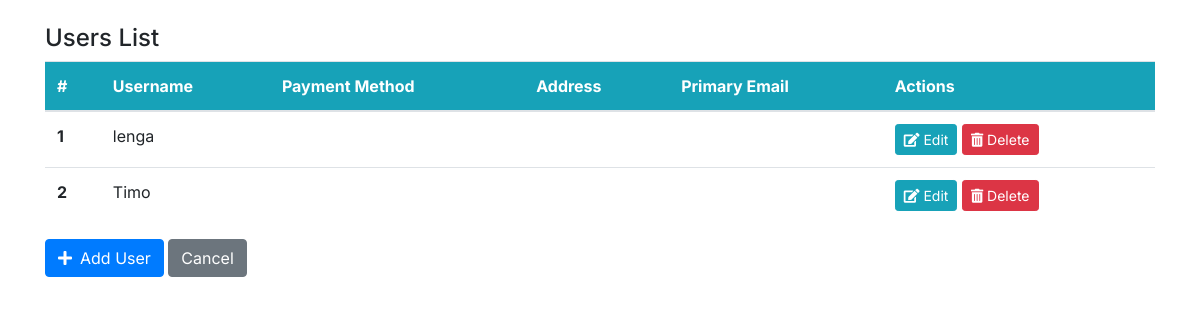
Page /users (signed in) on the earlier database version.
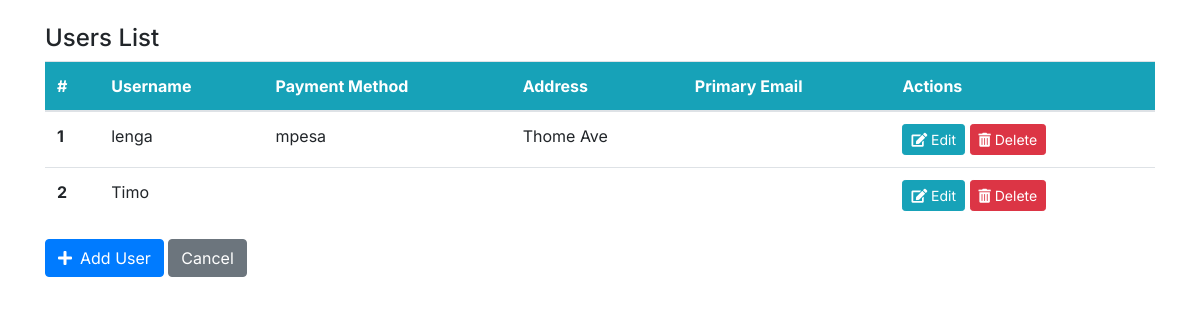
Same page on the later database version.
### main/models.py (models this page shows, shortened)
class Profile(models.Model):
    user = models.OneToOneField(User, on_delete=models.CASCADE)
    phone_number = models.IntegerField(blank=True)
    profile_img = models.ImageField(upload_to = 'profile_images/', default='blank-profile-picture.png')
    address = models.CharField(max_length=255, blank=True)
    bio = models.TextField(blank=True)
    primary_email = models.EmailField(max_length=255, blank=True)
    secondary_email = models.EmailField(max_length=255, blank=True)
    PAYMENT_METHOD_CHOICES = (
        ('mpesa', 'Mpesa'),
        ('paypal', 'PayPal'),
    )
    payment_method = models.CharField(max_length=10, choices=PAYMENT_METHOD_CHOICES, blank=True)
    GENDER_CHOICES = (
        ('male', 'Male'),
        ('female', 'Female'),
        ('other', 'Other'),
    )
    gender = models.CharField(max_length=10, choices=GENDER_CHOICES, blank=True)

### main/views.py (the view)
# urls.py: path('users', views.users, name='users'),
@login_required(login_url="/login")
def users(request):
    profiles = Profile.objects.select_related('user').all()
    context = {
        'profiles': profiles,
    }
    return render(request, 'users.html', context)

### templates/users.html (shortened to what this page needs)
{% load static %}
<!doctype html>
<html lang="en">
<head>
    <link rel="stylesheet" href="https://cdn.jsdelivr.net/npm/bootstrap@4.6.0/dist/css/bootstrap.min.css"
>
    <link rel="stylesheet" href="https://use.fontawesome.com/releases/v5.15.2/css/all.css"
>
    <link rel="stylesheet" href="{% static 'css/style.css' %}">
</head>
<body>
<div class="container my-4">
    <h4>Users List</h4>
    <table class="table bg-white">
        <thead class="bg-info">
        <tr class="text-white">
            <th scope="col">#</th>
            <th scope="col">Username</th>
            <th scope="col">Payment Method</th>
            <th scope="col">Address</th>
            <th scope="col">Primary Email</th>
            <th scope="col">Actions</th>
        </tr>
        </thead>
        <tbody>
        {% for profile in profiles %}
        <tr>
            <th scope="row">{{ forloop.counter }}</th>
            <td>{{ profile.user.username }}</td>
            <td>{{ profile.payment_method }}</td>
            <td>{{ profile.address }}</td>
            <td>{{ profile.primary_email }}</td>
            <td>
                <a class="btn btn-info btn-sm" href="{% url 'edit_user' profile.pk %}">
                    <i class="fas fa-edit"></i> Edit
                </a>
                <a class="btn btn-danger btn-sm" href="{% url 'delete_user' profile.pk %}">
                    <i class="fas fa-trash-alt"></i> Delete
                </a>
            </td>
        </tr>
        {% empty %}
        <tr>
            <td colspan="6" class="text-center">No profiles found.</td>
        </tr>
        {% endfor %}
        </tbody>
    </table>
    <a class="btn btn-primary" href="{% url 'add_user' %}"><i class="fas fa-plus mr-2"></i>Add User</a>
    <a href="{% url 'admin_template' %}" class="btn btn-secondary">Cancel</a>
</div>
</body>
</html>

Differences in the rows shown:
changed Profile "lenga": payment_method (not shown) → "mpesa"; address (not shown) → "Thome Ave"
